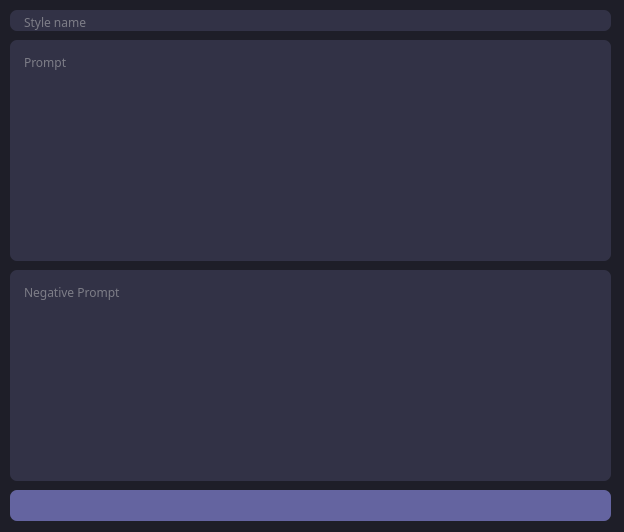
<?xml version="1.0" encoding="UTF-8"?>
<ui version="4.0">
 <class>NewStyleDialog</class>
 <widget class="QDialog" name="NewStyleDialog">
  <property name="geometry">
   <rect>
    <x>0</x>
    <y>0</y>
    <width>624</width>
    <height>532</height>
   </rect>
  </property>
  <property name="windowTitle">
   <string>New Style</string>
  </property>
  <property name="styleSheet">
   <string notr="true">QDialog {
background-color: rgba(30, 30, 40, 1);
}

QLabel {
	color: rgba(200, 200, 200, 1);
}

QPlainTextEdit, QListView, QListWidget {
	background-color: rgba(50, 50, 70, 1);
	color: rgba(200, 200, 200, 1);
	border: 0px solid rgba(255, 255, 255, 0.3);
	border-radius: 7px;
}

QPlainTextEdit {
	padding: 10px;
}

QPlainTextEdit#style_name {
	padding: 0px 10px;
}

QPushButton {
	background-color: #6464A0;
	border: 0px solid rgba(255, 255, 255, 0.3);
	border-radius: 7px;
	color: white;
}

QPushButton:pressed  { 
	background-color: qlineargradient(x1: 0, y1: 0, x2: 0, y2: 1,
                                      stop: 0 #dadbde, stop: 1 #f6f7fa);
}
</string>
  </property>
  <widget class="QPlainTextEdit" name="negative_prompt">
   <property name="geometry">
    <rect>
     <x>10</x>
     <y>270</y>
     <width>601</width>
     <height>211</height>
    </rect>
   </property>
   <property name="font">
    <font>
     <family>JetBrains Mono</family>
    </font>
   </property>
   <property name="placeholderText">
    <string>Negative Prompt</string>
   </property>
  </widget>
  <widget class="QPlainTextEdit" name="prompt">
   <property name="geometry">
    <rect>
     <x>10</x>
     <y>40</y>
     <width>601</width>
     <height>221</height>
    </rect>
   </property>
   <property name="font">
    <font>
     <family>JetBrains Mono</family>
    </font>
   </property>
   <property name="placeholderText">
    <string>Prompt</string>
   </property>
  </widget>
  <widget class="QPlainTextEdit" name="style_name">
   <property name="geometry">
    <rect>
     <x>10</x>
     <y>10</y>
     <width>601</width>
     <height>21</height>
    </rect>
   </property>
   <property name="font">
    <font>
     <family>JetBrains Mono</family>
    </font>
   </property>
   <property name="verticalScrollBarPolicy">
    <enum>Qt::ScrollBarAlwaysOff</enum>
   </property>
   <property name="horizontalScrollBarPolicy">
    <enum>Qt::ScrollBarAlwaysOff</enum>
   </property>
   <property name="placeholderText">
    <string>Style name</string>
   </property>
  </widget>
  <widget class="QPushButton" name="save_button">
   <property name="geometry">
    <rect>
     <x>10</x>
     <y>490</y>
     <width>601</width>
     <height>31</height>
    </rect>
   </property>
   <property name="styleSheet">
    <string notr="true"/>
   </property>
   <property name="text">
    <string/>
   </property>
   <property name="icon">
    <iconset resource="../res.qrc">
     <normaloff>:/icons/icons/save.svg</normaloff>:/icons/icons/save.svg</iconset>
   </property>
   <property name="checkable">
    <bool>false</bool>
   </property>
  </widget>
 </widget>
 <resources>
  <include location="../res.qrc"/>
 </resources>
 <connections/>
</ui>
